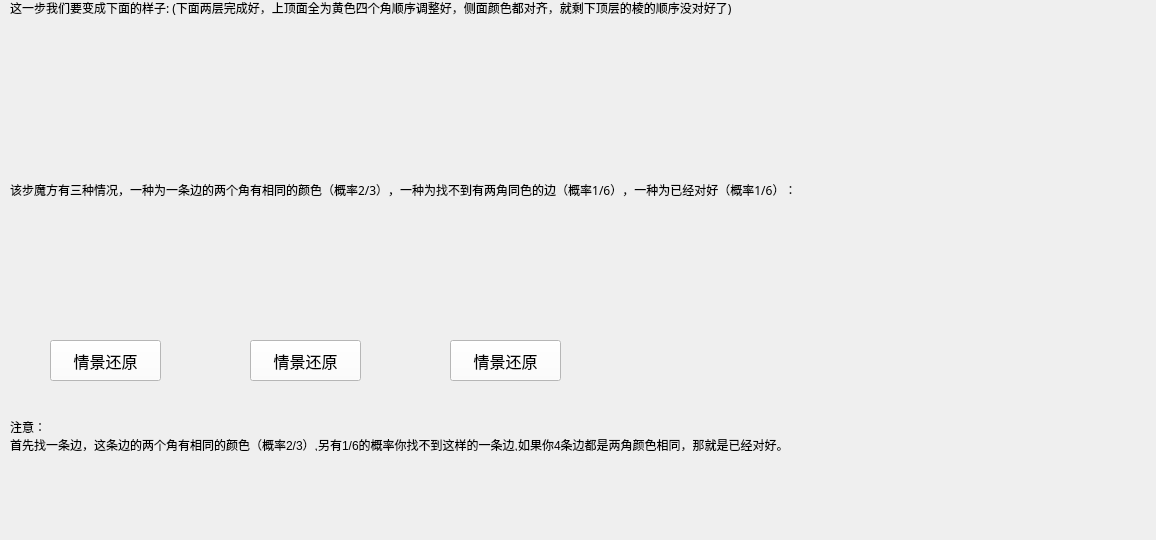
          <widget class="QWidget" name="step6_page1">
           <property name="geometry">
            <rect>
             <x>0</x>
             <y>0</y>
             <width>1156</width>
             <height>540</height>
            </rect>
           </property>
           <attribute name="label">
            <string>情景再现 &lt;---</string>
           </attribute>
           <widget class="QLabel" name="step6_page1_label1">
            <property name="geometry">
             <rect>
              <x>10</x>
              <y>0</y>
              <width>741</width>
              <height>16</height>
             </rect>
            </property>
            <property name="font">
             <font>
              <family>微软雅黑</family>
              <pointsize>9</pointsize>
              <weight>50</weight>
              <bold>false</bold>
             </font>
            </property>
            <property name="styleSheet">
             <string notr="true">border-image: url(:/qrc/bai.JPG);</string>
            </property>
            <property name="text">
             <string>这一步我们要变成下面的样子: (下面两层完成好，上顶面全为黄色四个角顺序调整好，侧面颜色都对齐，就剩下顶层的棱的顺序没对好了)</string>
            </property>
           </widget>
           <widget class="QLabel" name="step6_page1_label2">
            <property name="geometry">
             <rect>
              <x>30</x>
              <y>30</y>
              <width>131</width>
              <height>131</height>
             </rect>
            </property>
            <property name="text">
             <string/>
            </property>
            <property name="pixmap">
             <pixmap resource="resources.qrc">:/qrc/6.jpg</pixmap>
            </property>
            <property name="scaledContents">
             <bool>true</bool>
            </property>
           </widget>
           <widget class="QLabel" name="step6_page1_label3">
            <property name="geometry">
             <rect>
              <x>10</x>
              <y>180</y>
              <width>791</width>
              <height>21</height>
             </rect>
            </property>
            <property name="font">
             <font>
              <family>微软雅黑</family>
              <pointsize>9</pointsize>
              <weight>50</weight>
              <bold>false</bold>
             </font>
            </property>
            <property name="styleSheet">
             <string notr="true">border-image: url(:/qrc/bai.JPG);</string>
            </property>
            <property name="text">
             <string>&lt;html&gt;&lt;head/&gt;&lt;body&gt;&lt;p&gt;该步魔方有三种情况，一种为一条边的两个角有相同的颜色（概率2/3），一种为找不到有两角同色的边（概率1/6），一种为已经对好（概率1/6）：&lt;/p&gt;&lt;/body&gt;&lt;/html&gt;</string>
            </property>
           </widget>
           <widget class="QPushButton" name="btn_6_1">
            <property name="geometry">
             <rect>
              <x>50</x>
              <y>340</y>
              <width>111</width>
              <height>41</height>
             </rect>
            </property>
            <property name="font">
             <font>
              <pointsize>12</pointsize>
             </font>
            </property>
            <property name="styleSheet">
             <string notr="true">background-color: rgb(255, 255, 255);</string>
            </property>
            <property name="text">
             <string>情景还原</string>
            </property>
           </widget>
           <widget class="QLabel" name="step6_page1_label6">
            <property name="geometry">
             <rect>
              <x>10</x>
              <y>420</y>
              <width>781</width>
              <height>31</height>
             </rect>
            </property>
            <property name="font">
             <font>
              <pointsize>9</pointsize>
              <weight>50</weight>
              <bold>false</bold>
             </font>
            </property>
            <property name="styleSheet">
             <string notr="true">border-image: url(:/qrc/bai.JPG);</string>
            </property>
            <property name="text">
             <string>注意：
首先找一条边，这条边的两个角有相同的颜色（概率2/3）,另有1/6的概率你找不到这样的一条边,如果你4条边都是两角颜色相同，那就是已经对好。</string>
            </property>
           </widget>
           <widget class="QPushButton" name="btn_6_2">
            <property name="geometry">
             <rect>
              <x>250</x>
              <y>340</y>
              <width>111</width>
              <height>41</height>
             </rect>
            </property>
            <property name="font">
             <font>
              <pointsize>12</pointsize>
             </font>
            </property>
            <property name="styleSheet">
             <string notr="true">background-color: rgb(255, 255, 255);</string>
            </property>
            <property name="text">
             <string>情景还原</string>
            </property>
           </widget>
           <widget class="QLabel" name="step6_page1_label4">
            <property name="geometry">
             <rect>
              <x>50</x>
              <y>210</y>
              <width>111</width>
              <height>111</height>
             </rect>
            </property>
            <property name="text">
             <string/>
            </property>
            <property name="pixmap">
             <pixmap resource="resources.qrc">:/qrc/6-1.jpg</pixmap>
            </property>
            <property name="scaledContents">
             <bool>true</bool>
            </property>
           </widget>
           <widget class="QLabel" name="step6_page1_label5">
            <property name="geometry">
             <rect>
              <x>450</x>
              <y>210</y>
              <width>111</width>
              <height>111</height>
             </rect>
            </property>
            <property name="text">
             <string/>
            </property>
            <property name="pixmap">
             <pixmap resource="resources.qrc">:/qrc/6-2.jpg</pixmap>
            </property>
            <property name="scaledContents">
             <bool>true</bool>
            </property>
           </widget>
           <widget class="QLabel" name="label_8">
            <property name="geometry">
             <rect>
              <x>250</x>
              <y>210</y>
              <width>121</width>
              <height>121</height>
             </rect>
            </property>
            <property name="text">
             <string/>
            </property>
            <property name="pixmap">
             <pixmap resource="resources.qrc">:/qrc/6-4.JPG</pixmap>
            </property>
           </widget>
           <widget class="QPushButton" name="btn_6_4">
            <property name="geometry">
             <rect>
              <x>450</x>
              <y>340</y>
              <width>111</width>
              <height>41</height>
             </rect>
            </property>
            <property name="font">
             <font>
              <pointsize>12</pointsize>
             </font>
            </property>
            <property name="styleSheet">
             <string notr="true">background-color: rgb(255, 255, 255);</string>
            </property>
            <property name="text">
             <string>情景还原</string>
            </property>
           </widget>
          </widget>
